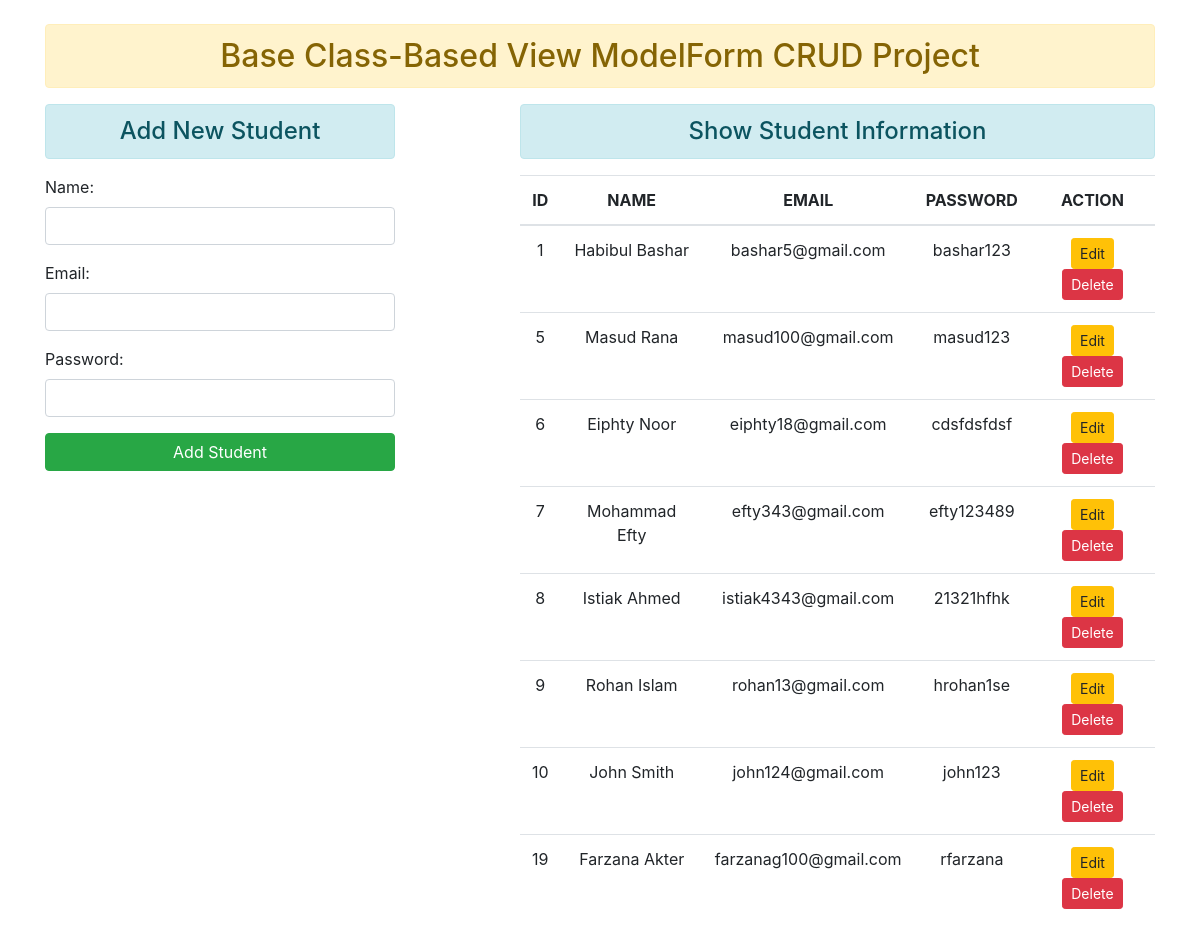
The page / on the database its author committed.
### crudapp/models.py (models this page shows)
class User(models.Model):
    name = models.CharField(max_length=70)
    email = models.EmailField(max_length=100)
    password = models.CharField(max_length=100)

### crudapp/views.py (the view, shortened to what this page needs)
# urls.py: path('',views.UserAddShowView.as_view(), name='home'),
class UserAddShowView(TemplateView):
    template_name = 'home.html'
    def get_context_data(self, *args, **kwargs):
        context = super(UserAddShowView,self).get_context_data(*args,**kwargs)
        fm = StudentRegistration()
        stud = User.objects.all()
        context = {'stu':stud, 'form':fm}
        return context

### crudapp/forms.py
class StudentRegistration(forms.ModelForm):
    class Meta:
        model = User
        fields = "__all__"
        widgets = {
            'name': forms.TextInput(attrs={'class':'form-control'}),
            'email': forms.EmailInput(attrs={'class':'form-control'}),
            'password': forms.PasswordInput(render_value=True,  attrs={'class':'form-control'}),
        }

### crudapp/templates/home.html (shortened to what this page needs)
{% extends 'base.html' %}
{% block content %}
    <div class='row'>
        <div class='col-sm-4'>
            <h4 class='alert alert-info text-center'>Add New Student</h4>
            <form action="" method="post" novalidate>
                {{form.as_p}}
                <input type="submit" value="Add Student" class='btn btn-success btn-block'>
            </form>
        </div>
        <div class='col-sm-7 offset-1'>
            <h4 class='alert alert-info text-center'>Show Student Information</h4>
            {% if stu %}
                <table class='table table-hover'>
                    <thead class='text-center'>
                        <tr>
                            <th>ID</th>
                            <th>NAME</th>
                            <th>EMAIL</th>
                            <th>PASSWORD</th>
                            <th>ACTION</th>
                        </tr>
                        {% for st in stu %}
                        <tr>
                            <td scope='row'>{{st.id}}</td>
                            <td>{{st.name}}</td>
                            <td>{{st.email}}</td>
                            <td>{{st.password}}</td>
                            <td>
                                <a href="{% url 'updatedata' st.id %}" class='btn btn-warning btn-sm'>Edit</a>
                                <form action=" {% url 'deletedata' st.id %} " method="POST" class='d-inline'>
                                    <input onclick="return confirm('Are you sure want to delete this user?');" type="submit" class ='btn btn-danger btn-sm' value="Delete">
                                </form>
                            </td>
                        </tr>
                        {% endfor %}
                    </thead>
                </table>
            {% else %}
                <h5>Database Empty</h5>
            {% endif %}
        </div>
    </div>
{% endblock content %}

### crudapp/templates/base.html (shortened to what this page needs)
{% load static %}
<!DOCTYPE html>
<html lang="en">
<head>
    <link rel="stylesheet" href="{% static 'css/bootstrap.css' %}">
</head>
<body>
    <div class="container mt-4">
        <h2 class='text-center alert alert-warning'>Base Class-Based View ModelForm CRUD Project</h2>
        {% block content %} {% endblock content %}
    </div>
</body>
</html>

### rows shown on the page
User: id "1", name "Habibul Bashar", email "bashar5@gmail.com", password "bashar123"
User: id "5", name "Masud Rana", email "masud100@gmail.com", password "masud123"
User: id "6", name "Eiphty Noor", email "eiphty18@gmail.com", password "cdsfdsfdsf"
User: id "7", name "Mohammad Efty", email "efty343@gmail.com", password "efty123489"
User: id "8", name "Istiak Ahmed", email "istiak4343@gmail.com", password "21321hfhk"
User: id "9", name "Rohan Islam", email "rohan13@gmail.com", password "hrohan1se"
User: id "10", name "John Smith", email "john124@gmail.com", password "john123"
User: id "19", name "Farzana Akter", email "farzanag100@gmail.com", password "rfarzana"
